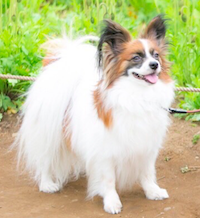
#> input picture 06_numpy/dog.png, 200 x 218 px
$ python scipy_sample.py   (older library calls are emulated)
#> lines starting #> are read from the running program, lines starting #| are printed output that depends on the picture
# -*- coding: utf-8 -*-
# Scipy Sample.
# http://cs231n.github.io/python-numpy-tutorial/
# pip install --upgrade Pillow
"""
Note that the Python Imaging Library (PIL) is not a dependency of SciPy and therefore the pilutil module is not available on systems that don’t have PIL installed.

by http://docs.scipy.org/doc/scipy/reference/misc.html

http://pillow.readthedocs.org/en/latest/installation.html#mac-os-x-installation

pip3 uninstall scipy
pip3 install --upgrade scipy

brew install libtiff libjpeg webp little-cms2
pip3 install --upgrade Pillow
"""
import numpy as np
from scipy.misc import imread, imsave, imresize

# Load an image as an nparray.
img = imread('./dog.png')
#> img is the input picture: shape (218, 200, 4); mean R, G, B, A 200, 200, 156.5, 255
print(img.dtype, img.shape)
#| uint8 (218, 200, 4)

# Resize.
img_resize = imresize(img, (100, 100))
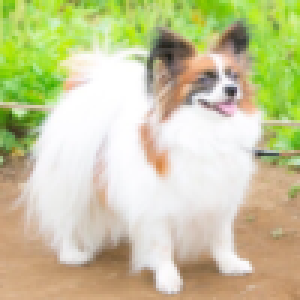
#> img_resize: shape (100, 100, 4) (shown 3 times larger); mean R, G, B, A 200, 200, 156.6, 255
imsave('./dist/dog_resize.png', img_resize)

# Modify.
img_changed = img * [0, 1, 0, 0.5]
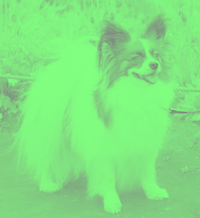
#> img_changed: shape (218, 200, 4) float64; mean R, G, B, A 0, 200, 0, 127.5; transparent parts drawn white
imsave('./dist/dog_green.png', img_changed)


### Distance between points
from scipy.spatial.distance import euclidean, cosine
# Euclidean distance
d = euclidean([1,0], [2,5])
print(d)
# Cosine distance
d = cosine([1,1], [1,5])
print(d)
